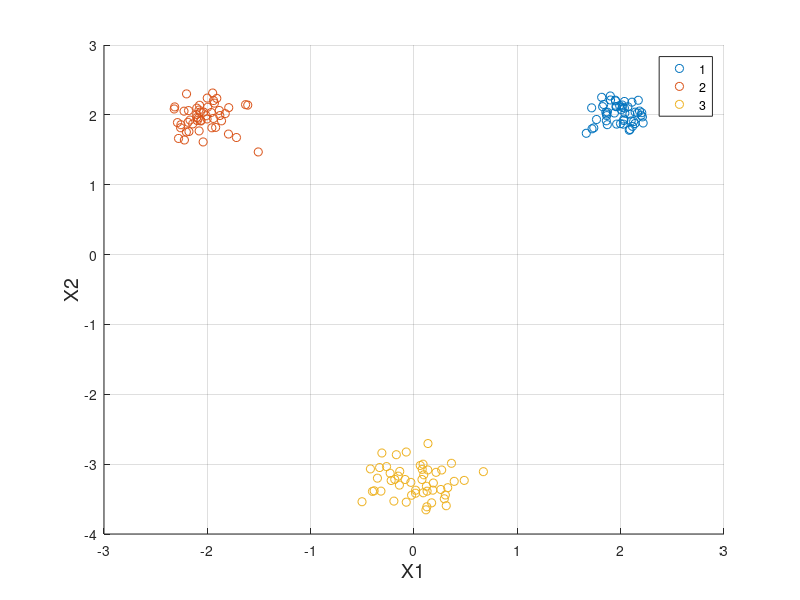

Recreate this plot in MATLAB. (Note: this script raises an error after producing the figure.)
% EC 414 - HW 3 - Spring 2022
% K-Means starter code

clear, clc, close all;

%% Generate Gaussian data:
% Add code below:
n = 50;
Xtrain = zeros(n*3,2);
Ytrain = zeros(n*3,1);
Ytrain(1:n) = 1;
Ytrain(n+1:2*n) = 2;
Ytrain(2*n+1:3*n) = 3;
I2 = [1 0;0 1];
mu1 = [2,2];
sig1 = 0.02*I2;
mu2 = [-2,2];
sig2 = 0.05*I2;
mu3 = [0,-3.25];
sig3 = 0.07*I2;

Xtrain(1:n,:) = mvnrnd(mu1,sig1,n);
Xtrain(n+1:2*n,:) = mvnrnd(mu2,sig2,n);
Xtrain(2*n+1:3*n,:) = mvnrnd(mu3,sig3,n);
figure;
gscatter(Xtrain(:,1),Xtrain(:,2),Ytrain);
xlabel('X1','FontSize',14);
ylabel('X2','FontSize',14);
grid on;
hold on;

%% Generate NBA data:
% Add code below:
A = readmatrix('NBA_stats_2018_2019.xlsx');
% HINT: readmatrix might be useful here

% Problem 3.2(f): Generate Concentric Rings Dataset using
% sample_circle.m provided to you in the HW 3 folder on Blackboard.

%% K-Means implementation
% Add code below

K = 3;
%mu1_init = [-0.14 2.61]';
%mu2_init = [3.15 -0.84]';
%mu3_init = [-3.28 -1.58]';
%MU_init = [mu1_init mu2_init mu3_init]; 
MU_init = [5 -3 3; 0 3 -5];
MU_previous = MU_init;
MU_current = MU_init;

% initializations
labels = ones(length(Xtrain),1);
converged = 0;
iteration = 0;
convergence_threshold = 0.025;
min_distances = zeros(K,1);
scatter(MU_current(1,:),MU_current(2,:),50,'oK','filled');
legend('1','2','3','Centroid','FontSize',14);
while (converged==0)
    iteration = iteration + 1;
    fprintf('Iteration: %d\n',iteration)
    X_sums = zeros(K,2);
    x11 = 0;
    x12 = 0;
    x21 = 0;
    x22 = 0;
    x31 = 0;
    x32 = 0;
    %% CODE - Assignment Step - Assign each data observation to the cluster with the nearest mean:
    % Write code below here:
    for i = 1:length(labels)
        for k = 1: K
            min_distances(k) = sqrt((Xtrain(i,1) - MU_current(k,1))^2 + (Xtrain(i,2) - MU_current(k,1))^2);
        end
%        min_distances(1) = sqrt((Xtrain(i,1) - MU_current(1,1))^2 + (Xtrain(i,2) - MU_current(2,1))^2);
%        min_distances(2) = sqrt((Xtrain(i,1) - MU_current(1,2))^2 + (Xtrain(i,2) - MU_current(2,2))^2);
%        min_distances(3) = sqrt((Xtrain(i,1) - MU_current(1,3))^2 + (Xtrain(i,2) - MU_current(2,3))^2);
       [~, idx] = min(min_distances);
       for k = 1:K
           if idx == k
               labels(i) = k;
           end
       end
    end
    %% CODE - Mean Updating - Update the cluster means
    % Write code below here:
    XY = [Xtrain labels];
    XY = sortrows(XY,3);
    for i = 1:length(Xtrain)
        
    end
    id1 = find(labels == 1);
    id2 = find(labels == 2);
    id3 = find(labels == 3);
    for i = 1:length(id1)
        x11 = x11 + Xtrain(id1(i),1);
        x12 = x12 + Xtrain(id1(i),2);
    end
    MU1current = [x11/length(id1) x12/length(id1)]';
    for i = 1:length(id2)
        x21 = x21 + Xtrain(id2(i),1);
        x22 = x22 + Xtrain(id2(i),2);
    end
    MU2current = [x21/length(id2) x22/length(id2)]';
    for i = 1:length(id3)
        x31 = x31 + Xtrain(id3(i),1);
        x32 = x32 + Xtrain(id3(i),2);
    end
    MU3current = [x31/length(id3) x32/length(id3)]';
    MU_previous = MU_current;
    MU_current = [MU1current MU2current MU3current];
    %% CODE 4 - Check for convergence 
    % Write code below here:
    distance = sqrt((MU_current(1,1) - MU_previous(1,1))^2 + (MU_current(2,1) - MU_previous(2,1))^2 + (MU_current(1,2) - MU_previous(1,2))^2 + (MU_current(2,2) - MU_previous(2,2))^2 + (MU_current(1,3) - MU_previous(1,3))^2 + (MU_current(2,3) - MU_previous(2,3))^2);
    if (distance < convergence_threshold)
        converged=1;
    end
    
    %% CODE 5 - Plot clustering results if converged:
    % Write code below here:
    if (converged == 1)
        fprintf('\nConverged.\n')
        figure;
        gscatter(Xtrain(:,1),Xtrain(:,2),labels);
        xlabel('X1','FontSize',14);
        ylabel('X2','FontSize',14);
        title('$h_{2}(\textbf{x})$','FontSize',14,'interpreter','latex');
        hold on;
        scatter(MU_current(1,:),MU_current(2,:),50,'oK','filled');
        grid on;
        legend('1','2','3','Centroid','FontSize',14);
        
        %% If converged, get WCSS metric
        % Add code below
        WCSS = 0;
        for i = 1:length(id1)
            WCSS = WCSS + (MU_current(1,1) - Xtrain(i,1))^2 + (MU_current(2,1) - Xtrain(i,2))^2;
        end
        for i = length(id1)+1:2*length(id2)
            WCSS = WCSS + (MU_current(1,2) - Xtrain(i,1))^2 + (MU_current(2,2) - Xtrain(i,2))^2;
        end
        for i = 2*length(id2)+1:3*length(id3)
           WCSS =  WCSS + (MU_current(1,3) - Xtrain(i,1))^2 + (MU_current(2,3) - Xtrain(i,2))^2;
        end
        fprintf('WCSS: %f\n',WCSS)
    end
    
    %%%%%%%%%%%%%%%%%%%%%%%%%%%%%%%%%%%%%%%%%%%%%%%%
end



